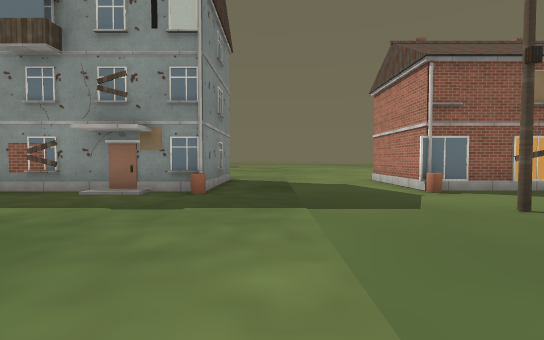
view 1 (above)

24 first-person views from a walk through a Godot game level. The camera is 1.4 m above the floor, tilts 2° down and sees 85° across. The floor is counted in squares, 2 m on a side. Each view is taken from the middle of a square. On the plan, view 1 faces up. The plan holds only what a view shows up to about 10 squares ahead; the rest is blank. The place goes on beyond the plan. Door leaves are left out where a doorway can be walked through. Some surface patterns are stand-ins.

view 2
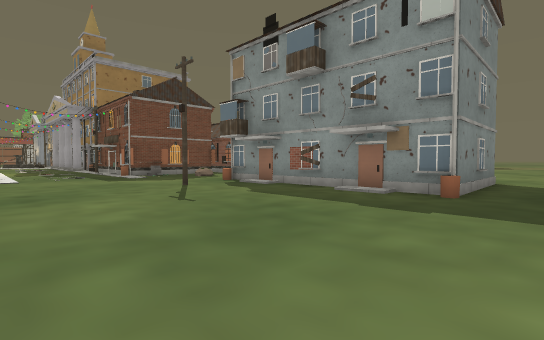

view 3
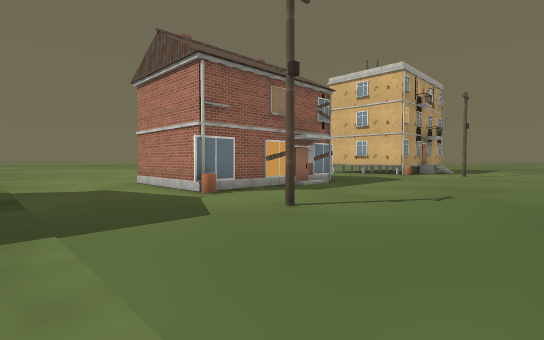

view 4
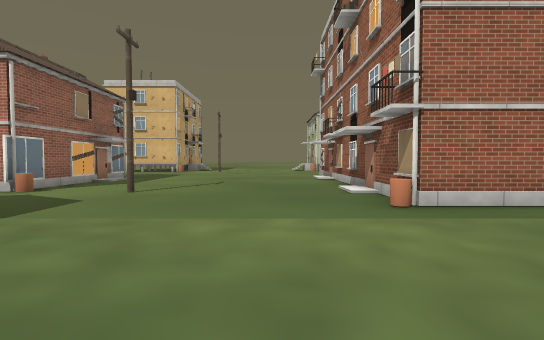

view 5
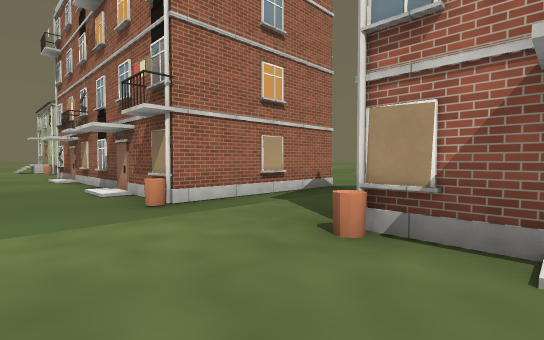

view 6
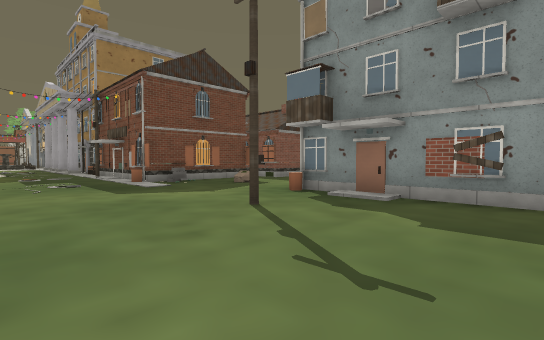

view 7
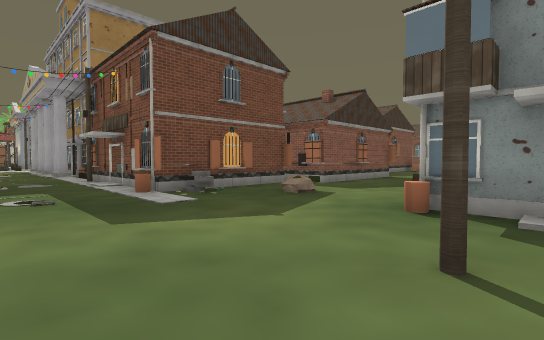

view 8
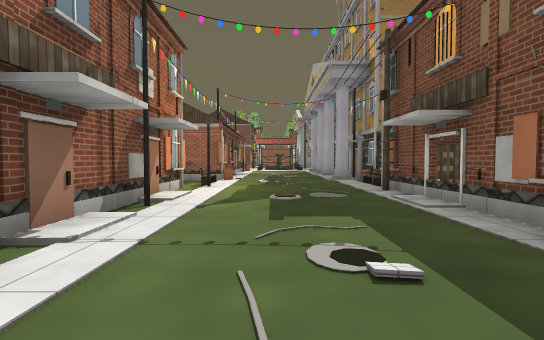

view 9
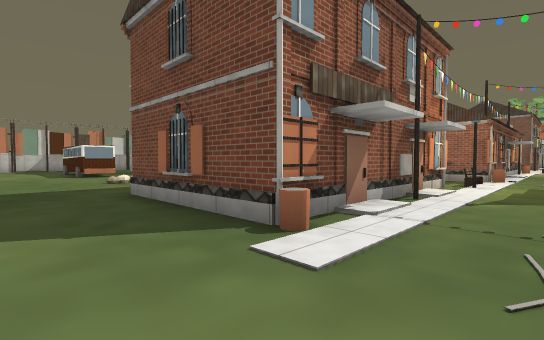

view 10
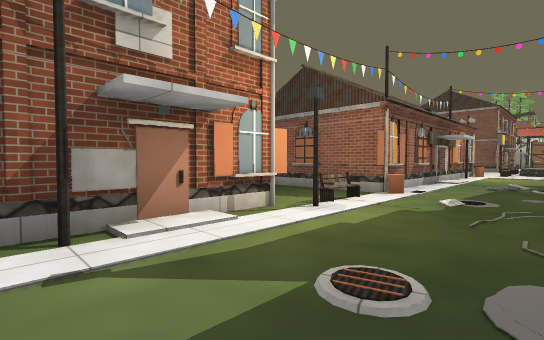

view 11
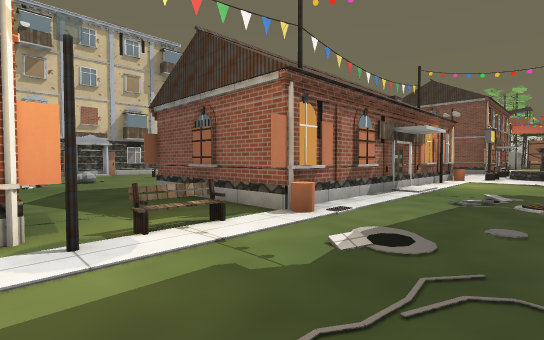

view 12
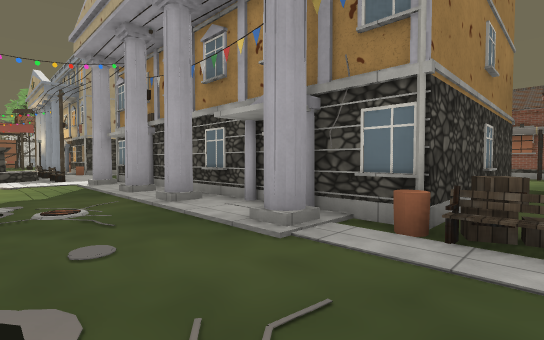

view 13
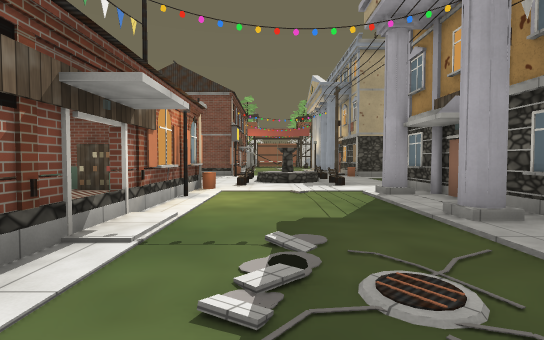

view 14
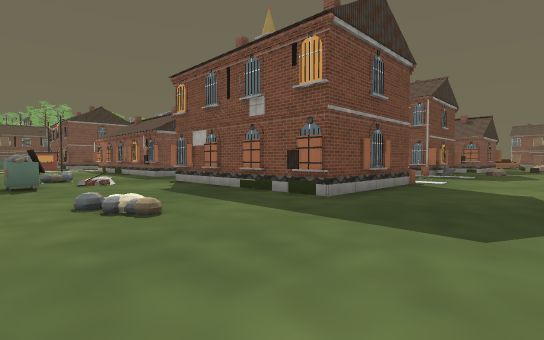

view 15
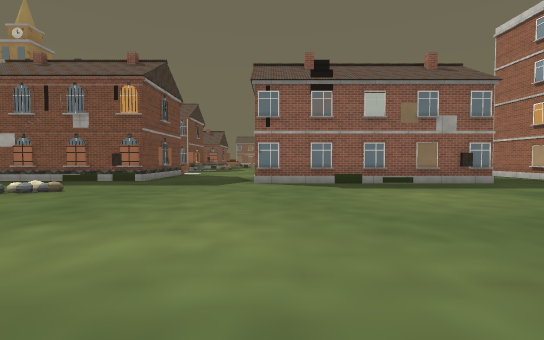

view 16
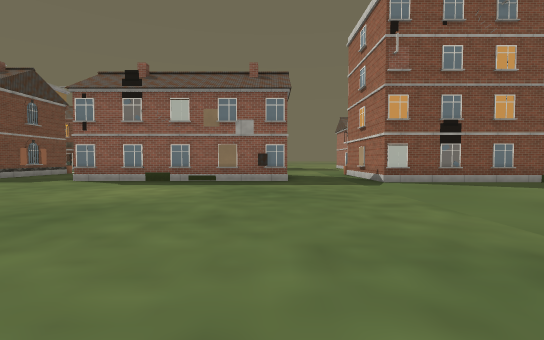

view 17
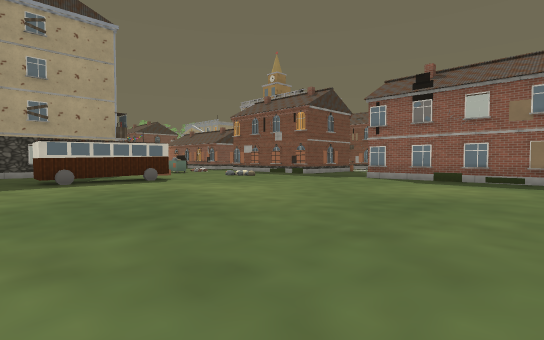

view 18
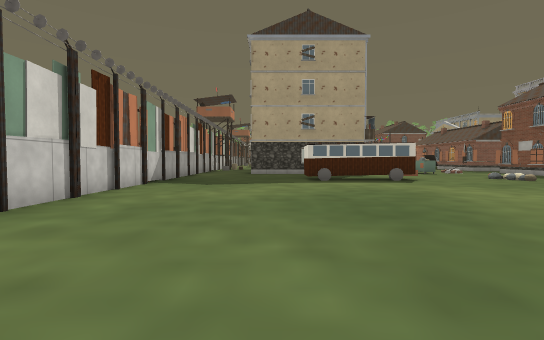

view 19
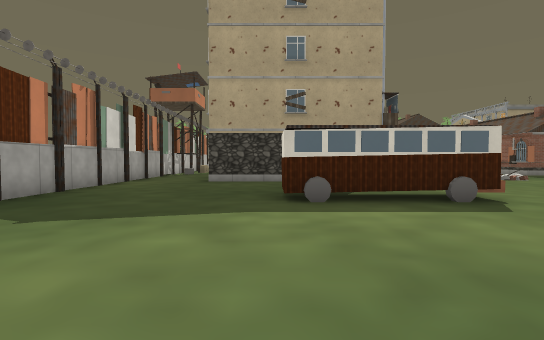

view 20
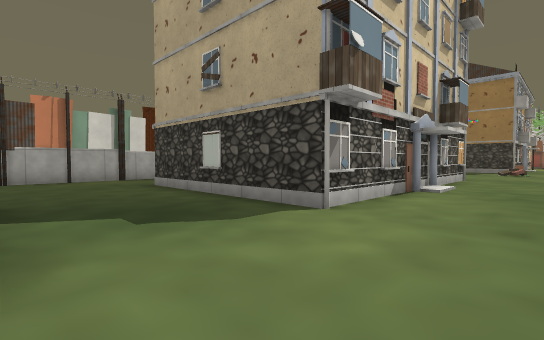

view 21
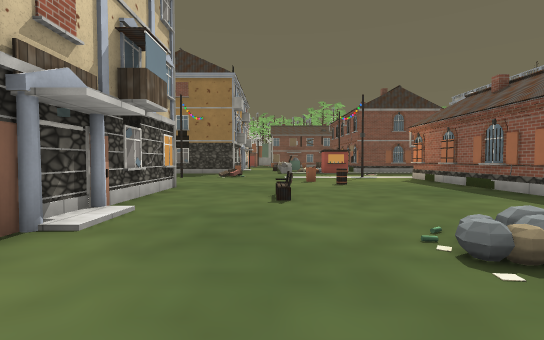

view 22
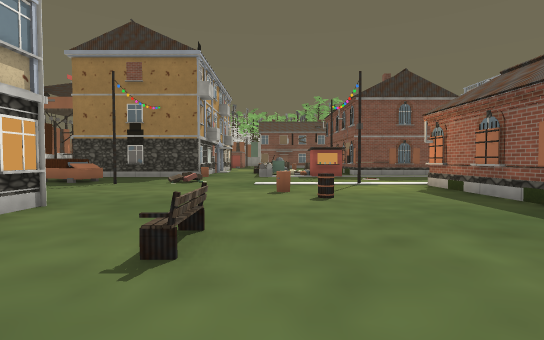

view 23
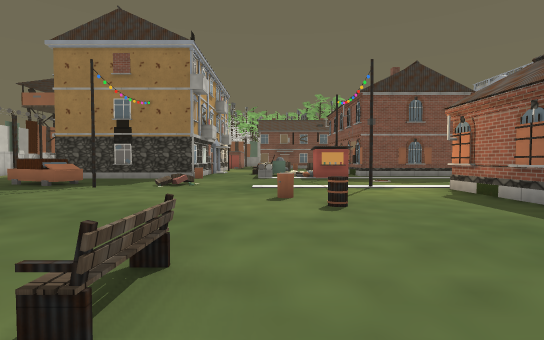

view 24
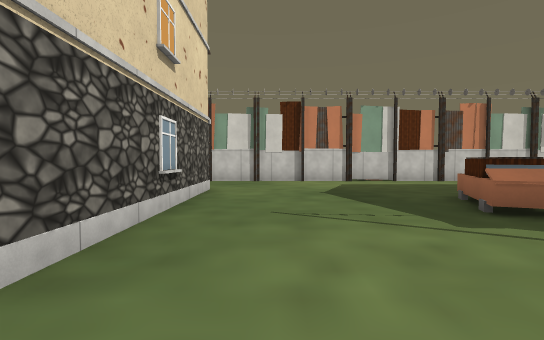

### Floor plan
Key: @ floor where view 1 was taken; # wall or solid block; x gap in a wall; . main floor; : floor 0.5 m higher than the main floor; / step, stairs or slope; D door; = window, fence, low wall or low ledge; ^ raised ledge; P pole; T tire; H house; C crate; B bench; F fountain; U dumpster; A barrel; L plank; O other object.
Columns run from 32 left of view 1 to 8 right of it. Each row starts with its distance up from view 1.
  9             H     ##...       #.....#
  8             H     #.....      #.....#
  7             H #   ##.:..=##=###.....###D#
  6             H #    T.....................
  5  ..HHHOHHHHHCB#PDD##.....................
  4  BB.H..HH..H............P..........P.....
  3 FF.......................................
  2 FF.......................................
  1  OO......................................
  0    ###DDD###Bx###..#............@........
 -1    #..     #..  ####....     .....#//#.##
 -2    #..     #..     #....     ##...### #
 -3 ...##^#^#  #..     #....       ...=
 -4 .........  #..######....        ..=
 -5 ..#.....................#######...# # #
 -6  .................................##.#.#
 -7 .....A......=.........................
 -8 ....A.........U.......................
 -9 ........BB...........................
-10 ....................................
-11  .L............... #...............
-12 .......########... #..............
-13 .......#      #... #.............
-14 .^^....#      #...##............
-15  ^.....#      #................
-16  ......#      #...............
-17  ......#      #..............
-18 ........      ..............
-19 ........      .............
-20 ##### ##       #######  ##

Positions as (right, up) in squares from view 1, and headings:
1: (0, 0), facing up
2: (0, 0), facing up-left
3: (0, 1), facing up-right
4: (-3, 1), facing right
5: (-3, 1), facing down-right
6: (-4, 1), facing up-left
7: (-7, 2), facing up-left
8: (-11, 2), facing left
9: (-10, 2), facing down-left
10: (-15, 3), facing down-left
11: (-18, 3), facing down-left
12: (-19, 2), facing up-left
13: (-22, 2), facing left
14: (-9, -9), facing up-left
15: (-8, -14), facing up
16: (-2, -15), facing up
17: (-3, -16), facing up-left
18: (-3, -16), facing left
19: (-8, -15), facing left
20: (-14, -9), facing down-left
21: (-18, -9), facing left
22: (-21, -8), facing left
23: (-22, -8), facing left
24: (-27, -10), facing down
